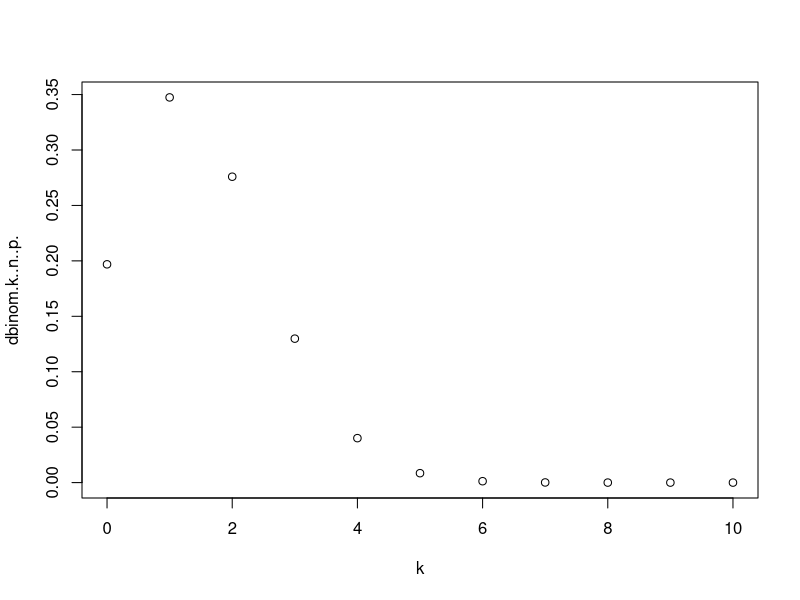

The R source for this figure:
#rozklad dwumianowy z parametrami p i n
p=0.15
n=10
k=0:n #zmienna losowa, może przyjąć takie wartości
RP=data.frame(k,dbinom(k,n,p))  #: Tworzy zmienną RP, która jest ramką danych zawierającą dwie kolumny: k i prawdopodobieństwo
#masy funkcji prawdopodobieństwa dla rozkładu dwumianowego z parametrami n i p, 
#odpowiadające kolejnym wartościom z wektora k.



plot(RP)    # Generuje wykres punktowy na podstawie zmiennej RP, gdzie wartości w kolumnie k są ośmi poziomą,
#a wartości w kolumnie drugiej są ośmi pionową.
#Wykres ten przedstawia funkcję prawdopodobieństwa dla rozkładu dwumianowego z parametrami n i p.




#P(X=a) prawdopodobienstwo w punkcie a
a=2
dbinom(a,n,p)  #rozkład dwumianowy


#prawdopodobieństwo w przedziałach wzory tabela 9


#P(x<=2)=F(2)
pbinom(2,n,p)


#P(X>4)=1-F(4)
1-pbinom(4,n,p)


#P(1<x<=3)=F(3)-F(1)
pbinom(4,n,p)


#P(1<x<=3)=F(3)-F(1)
pbinom(3,n,p)-pbinom(1,n,p)
